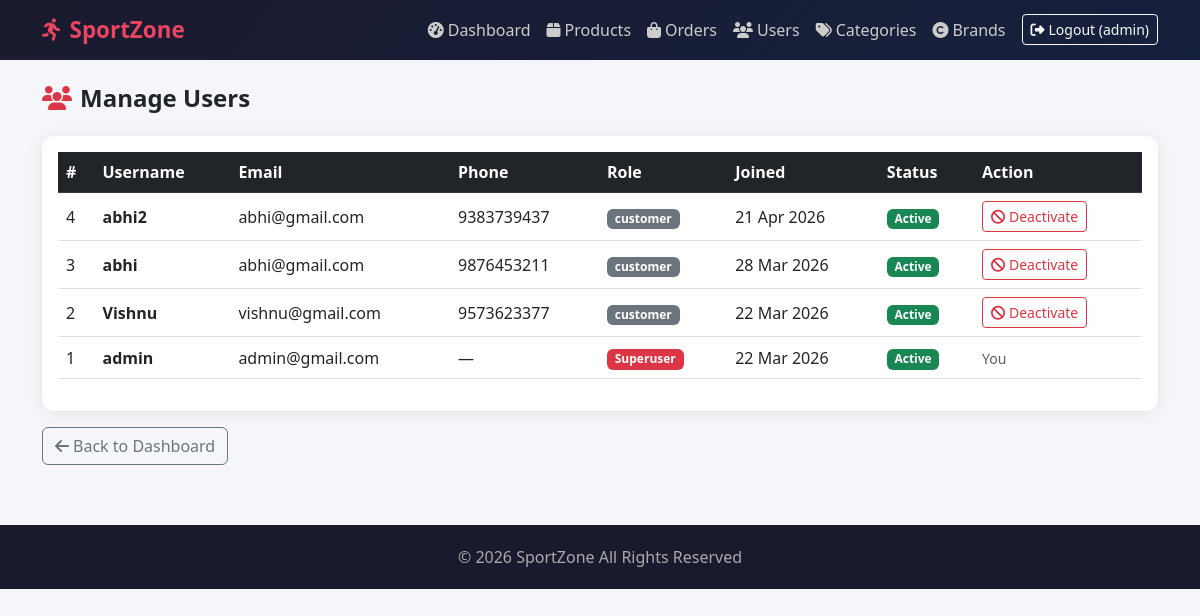
The app's page /dashboard/users/ (signed in) with its own data.
### store/models.py (models this page shows, shortened)
class User(AbstractUser):
    ROLE_CHOICES = (
        ('admin', 'Admin'),
        ('customer', 'Customer'),
    )
    phone   = models.CharField(max_length=15, blank=True, null=True)
    address = models.TextField(blank=True, null=True)
    role    = models.CharField(max_length=10, choices=ROLE_CHOICES, default='customer')

### store/views.py (the view)
# urls.py: path('dashboard/users/',                 views.admin_users_view,         name='admin_users'),
@login_required
def admin_users_view(request):
    if not (request.user.role == 'admin' or request.user.is_superuser):
        return redirect('home')
    from .models import User
    users = User.objects.all().order_by('-date_joined')
    return render(request, 'store/admin_users.html', {'users': users})

### store/templates/store/admin_users.html (shortened to what this page needs)
{% extends 'store/base.html' %}
{% block content %}
<h4 class="fw-bold mb-4"><i class="fas fa-users me-2 text-danger"></i>Manage Users</h4>
<div class="card p-3">
    <table class="table table-hover align-middle">
        <thead class="table-dark">
            <tr>
                <th>#</th>
                <th>Username</th>
                <th>Email</th>
                <th>Phone</th>
                <th>Role</th>
                <th>Joined</th>
                <th>Status</th>
                <th>Action</th>
            </tr>
        </thead>
        <tbody>
            {% for u in users %}
            <tr>
                <td>{{ u.id }}</td>
                <td class="fw-semibold">{{ u.username }}</td>
                <td>{{ u.email }}</td>
                <td>{{ u.phone|default:"—" }}</td>
                <td>
                    <span class="badge {% if u.is_superuser %}bg-danger{% elif u.role == 'admin' %}bg-warning text-dark{% else %}bg-secondary{% endif %}">
                        {% if u.is_superuser %}Superuser{% else %}{{ u.role }}{% endif %}
                    </span>
                </td>
                <td>{{ u.date_joined|date:"d M Y" }}</td>
                <td>
                    {% if u.is_active %}
                        <span class="badge bg-success">Active</span>
                    {% else %}
                        <span class="badge bg-danger">Inactive</span>
                    {% endif %}
                </td>
                <td>
                    {% if u != request.user %}
                    <a href="{% url 'admin_toggle_user' u.pk %}"
                       class="btn btn-sm {% if u.is_active %}btn-outline-danger{% else %}btn-outline-success{% endif %}"
                       onclick="return confirm('{% if u.is_active %}Deactivate{% else %}Activate{% endif %} this user?')">
                        {% if u.is_active %}
                            <i class="fas fa-ban me-1"></i>Deactivate
                        {% else %}
                            <i class="fas fa-check me-1"></i>Activate
                        {% endif %}
                    </a>
                    {% else %}
                        <span class="text-muted small">You</span>
                    {% endif %}
                </td>
            </tr>
            {% empty %}
            <tr><td colspan="8" class="text-center text-muted">No users found.</td></tr>
            {% endfor %}
        </tbody>
    </table>
</div>
<a href="{% url 'admin_dashboard' %}" class="btn btn-outline-secondary mt-3">
    <i class="fas fa-arrow-left me-1"></i>Back to Dashboard
</a>
{% endblock %}

### store/templates/store/base.html (shortened to what this page needs)
<!DOCTYPE html>
<html lang="en">
<head>
    <link href="https://cdn.jsdelivr.net/npm/bootstrap@5.3.0/dist/css/bootstrap.min.css" rel="stylesheet">
    <link href="https://cdnjs.cloudflare.com/ajax/libs/font-awesome/6.4.0/css/all.min.css" rel="stylesheet">
</head>
<body>
    {% if user.is_authenticated %}
    <nav class="navbar navbar-expand-lg">
        <div class="container">
            <a class="navbar-brand" href="{% url 'home' %}">
                <i class="fas fa-running me-2"></i>SportZone
            </a>
            <div class="collapse navbar-collapse" id="navbarNav">
                <ul class="navbar-nav ms-auto align-items-center">
                    {% if user.role == 'admin' or user.is_superuser %}
                    <li class="nav-item">
                        <a class="nav-link" href="{% url 'admin_dashboard' %}">
                            <i class="fas fa-tachometer-alt me-1"></i>Dashboard
                        </a>
                    </li>
                    <li class="nav-item">
                        <a class="nav-link" href="{% url 'admin_products' %}">
                            <i class="fas fa-box me-1"></i>Products
                        </a>
                    </li>
                    <li class="nav-item">
                        <a class="nav-link" href="{% url 'admin_orders' %}">
                            <i class="fas fa-shopping-bag me-1"></i>Orders
                        </a>
                    </li>
                    <li class="nav-item">
                        <a class="nav-link" href="{% url 'admin_users' %}">
                            <i class="fas fa-users me-1"></i>Users
                        </a>
                    </li>
                    <li class="nav-item">
                        <a class="nav-link" href="{% url 'admin_categories' %}">
                            <i class="fas fa-tags me-1"></i>Categories
                        </a>
                    </li>
                    <li class="nav-item">
                        <a class="nav-link" href="{% url 'admin_brands' %}">
                            <i class="fas fa-copyright me-1"></i>Brands
                        </a>
                    </li>
                    {% endif %}
                    <li class="nav-item ms-2">
                        <a class="btn btn-sm btn-outline-light" href="{% url 'logout' %}">
                            <i class="fas fa-sign-out-alt me-1"></i>Logout ({{ user.username }})
                        </a>
                    </li>
                </ul>
            </div>
        </div>
    </nav>
    {% endif %}
    <div class="container mt-4">
        {% block content %}{% endblock %}
    </div>
    <footer class="text-center">
        <p class="mb-0">© 2026 SportZone All Rights Reserved</p>
    </footer>
</body>
</html>

### store/templates/store/base.html (style rules this page uses)
body { background: #f4f6f9; font-family: 'Segoe UI', sans-serif; }
.navbar { background: linear-gradient(135deg, #1a1a2e, #16213e); }
.navbar-brand { font-weight: 700; font-size: 1.4rem; color: #e94560 !important; }
.nav-link { color: #ccc !important; }
.card { border: none; border-radius: 12px; box-shadow: 0 2px 15px rgba(0, 0, 0, 0.08); }
footer { background: #1a1a2e; color: #aaa; padding: 20px 0; margin-top: 60px; }

### records on screen
User: username "admin", id "1", email "admin@gmail.com", phone "—", is_superuser "Superuser", date_joined "22 Mar 2026", is_active "Active", shows "You"
User: id "4", username "abhi2", email "abhi@gmail.com", phone "9383739437", role "customer", date_joined "21 Apr 2026", is_active "Active"
User: id "3", username "abhi", email "abhi@gmail.com", phone "9876453211", role "customer", date_joined "28 Mar 2026", is_active "Active"
User: id "2", username "Vishnu", email "vishnu@gmail.com", phone "9573623377", role "customer", date_joined "22 Mar 2026", is_active "Active"
